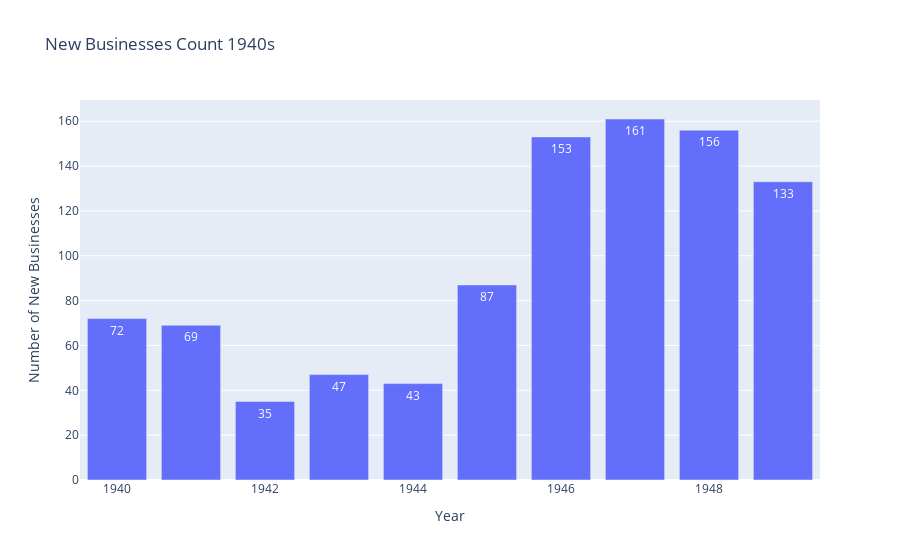

The notebook cell this image was saved under:
### Markdown cell above
### Visualize new businesses by year

Create a bar chart using Plotly Express showing new businesses per year:

- Set x-axis to the year
- Set y-axis to the number of new businesses
- Add an appropriate title and labels
- Display text on each bar
- Hint: Use `px.bar()`

### Code cell
fig = px.bar(
    businesses_per_year,
    x="year_entity_formed",
    y="count",
    text="count",  
    title="New Businesses Count 1940s",
    labels={"year_entity_formed": "Year", "count": "Number of New Businesses"}
)
fig.show()

### Figure 1 — Plotly figure (JSON) as saved in the notebook; plotly's stock layout.template omitted (floating-point values rounded to 4 significant figures)
{"data": [{"alignmentgroup": "True", "hovertemplate": "Year=%{x}<br>Number of New Businesses=%{text}<extra></extra>", "legendgroup": "", "marker": {"color": "#636efa", "pattern": {"shape": ""}}, "name": "", "offsetgroup": "", "orientation": "v", "showlegend": false, "text": [161, 156, 153, 133, 87, 72, 69, 47, 43, 35], "textposition": "auto", "type": "bar", "x": [1947, 1948, 1946, 1949, 1945, 1940, 1941, 1943, 1944, 1942], "xaxis": "x", "y": [161, 156, 153, 133, 87, 72, 69, 47, 43, 35], "yaxis": "y"}], "layout": {"autosize": true, "barmode": "relative", "legend": {"tracegroupgap": 0}, "title": {"text": "New Businesses Count 1940s"}, "xaxis": {"anchor": "y", "autorange": true, "domain": [0, 1], "range": [1940.0, 1950.0], "title": {"text": "Year"}, "type": "linear"}, "yaxis": {"anchor": "x", "autorange": true, "domain": [0, 1], "range": [0, 169.5], "title": {"text": "Number of New Businesses"}, "type": "linear"}}}
